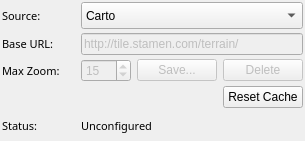
<?xml version="1.0" encoding="UTF-8"?>
<ui version="4.0">
 <class>tile_map_config</class>
 <widget class="QWidget" name="tile_map_config">
  <property name="geometry">
   <rect>
    <x>0</x>
    <y>0</y>
    <width>305</width>
    <height>141</height>
   </rect>
  </property>
  <property name="windowTitle">
   <string>Form</string>
  </property>
  <property name="styleSheet">
   <string notr="true"/>
  </property>
  <layout class="QGridLayout" name="gridLayout">
   <property name="verticalSpacing">
    <number>4</number>
   </property>
   <property name="margin">
    <number>2</number>
   </property>
   <item row="3" column="0">
    <widget class="QLabel" name="url_label">
     <property name="font">
      <font>
       <family>Sans Serif</family>
       <pointsize>8</pointsize>
      </font>
     </property>
     <property name="text">
      <string>Base URL:</string>
     </property>
    </widget>
   </item>
   <item row="2" column="0">
    <widget class="QLabel" name="label">
     <property name="font">
      <font>
       <family>Sans Serif</family>
       <pointsize>8</pointsize>
      </font>
     </property>
     <property name="text">
      <string>Source:</string>
     </property>
    </widget>
   </item>
   <item row="7" column="1" colspan="3">
    <widget class="QLabel" name="status">
     <property name="font">
      <font>
       <family>Sans Serif</family>
       <pointsize>8</pointsize>
      </font>
     </property>
     <property name="styleSheet">
      <string notr="true"/>
     </property>
     <property name="text">
      <string>Unconfigured</string>
     </property>
     <property name="wordWrap">
      <bool>true</bool>
     </property>
    </widget>
   </item>
   <item row="4" column="0">
    <widget class="QLabel" name="label_6">
     <property name="font">
      <font>
       <family>Sans Serif</family>
       <pointsize>8</pointsize>
      </font>
     </property>
     <property name="text">
      <string>Max Zoom:</string>
     </property>
    </widget>
   </item>
   <item row="5" column="3">
    <widget class="QPushButton" name="reset_cache_button">
     <property name="text">
      <string>Reset Cache</string>
     </property>
    </widget>
   </item>
   <item row="2" column="1" colspan="3">
    <widget class="QComboBox" name="source_combo">
     <property name="maximumSize">
      <size>
       <width>16777215</width>
       <height>27</height>
      </size>
     </property>
     <property name="editable">
      <bool>false</bool>
     </property>
     <item>
      <property name="text">
       <string>Carto</string>
      </property>
     </item>
     <item>
      <property name="text">
       <string>Stamen (terrain)</string>
      </property>
     </item>
     <item>
      <property name="text">
       <string>Stamen (watercolor)</string>
      </property>
     </item>
     <item>
      <property name="text">
       <string>Stamen (toner)</string>
      </property>
     </item>
     <item>
      <property name="text">
       <string>OpenStreetMap</string>
      </property>
     </item>
     <item>
      <property name="text">
       <string>USGS Satellite</string>
      </property>
     </item>
     <item>
      <property name="text">
       <string>Bing Maps (terrain)</string>
      </property>
     </item>
     <item>
      <property name="text">
       <string>Custom WMTS Source...</string>
      </property>
     </item>
    </widget>
   </item>
   <item row="3" column="1" colspan="3">
    <widget class="QLineEdit" name="base_url_text">
     <property name="enabled">
      <bool>false</bool>
     </property>
     <property name="text">
      <string>http://tile.stamen.com/terrain/</string>
     </property>
    </widget>
   </item>
   <item row="4" column="3">
    <widget class="QPushButton" name="delete_button">
     <property name="enabled">
      <bool>false</bool>
     </property>
     <property name="text">
      <string>Delete</string>
     </property>
    </widget>
   </item>
   <item row="4" column="2">
    <widget class="QPushButton" name="save_button">
     <property name="enabled">
      <bool>false</bool>
     </property>
     <property name="text">
      <string>Save...</string>
     </property>
    </widget>
   </item>
   <item row="7" column="0">
    <widget class="QLabel" name="label_2">
     <property name="font">
      <font>
       <family>Sans Serif</family>
       <pointsize>8</pointsize>
      </font>
     </property>
     <property name="text">
      <string>Status:</string>
     </property>
    </widget>
   </item>
   <item row="4" column="1">
    <widget class="QSpinBox" name="max_zoom_spin_box">
     <property name="enabled">
      <bool>false</bool>
     </property>
     <property name="sizePolicy">
      <sizepolicy hsizetype="Expanding" vsizetype="Fixed">
       <horstretch>0</horstretch>
       <verstretch>0</verstretch>
      </sizepolicy>
     </property>
     <property name="maximumSize">
      <size>
       <width>50</width>
       <height>16777215</height>
      </size>
     </property>
     <property name="value">
      <number>15</number>
     </property>
    </widget>
   </item>
  </layout>
 </widget>
 <resources/>
 <connections/>
</ui>
